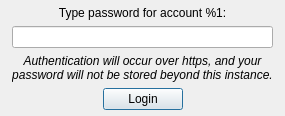
<?xml version="1.0" encoding="UTF-8"?>
<ui version="4.0">
 <class>loginDialog</class>
 <widget class="QDialog" name="loginDialog">
  <property name="geometry">
   <rect>
    <x>0</x>
    <y>0</y>
    <width>347</width>
    <height>143</height>
   </rect>
  </property>
  <property name="windowTitle">
   <string>Login to Tarsnap.com</string>
  </property>
  <property name="modal">
   <bool>true</bool>
  </property>
  <layout class="QVBoxLayout" name="verticalLayout">
   <property name="sizeConstraint">
    <enum>QLayout::SetFixedSize</enum>
   </property>
   <property name="leftMargin">
    <number>12</number>
   </property>
   <property name="topMargin">
    <number>6</number>
   </property>
   <property name="rightMargin">
    <number>12</number>
   </property>
   <property name="bottomMargin">
    <number>6</number>
   </property>
   <item>
    <widget class="QLabel" name="textLabel">
     <property name="text">
      <string>Type password for account %1:</string>
     </property>
     <property name="alignment">
      <set>Qt::AlignCenter</set>
     </property>
    </widget>
   </item>
   <item>
    <widget class="QLineEdit" name="passwordLineEdit">
     <property name="toolTip">
      <string>Tarsnap password</string>
     </property>
     <property name="echoMode">
      <enum>QLineEdit::Password</enum>
     </property>
     <property name="alignment">
      <set>Qt::AlignCenter</set>
     </property>
     <property name="clearButtonEnabled">
      <bool>true</bool>
     </property>
    </widget>
   </item>
   <item>
    <widget class="QLabel" name="infoLabel">
     <property name="sizePolicy">
      <sizepolicy hsizetype="Preferred" vsizetype="Expanding">
       <horstretch>0</horstretch>
       <verstretch>0</verstretch>
      </sizepolicy>
     </property>
     <property name="font">
      <font>
       <italic>true</italic>
      </font>
     </property>
     <property name="text">
      <string>Authentication will occur over https, and your password will not be stored beyond this instance.</string>
     </property>
     <property name="alignment">
      <set>Qt::AlignCenter</set>
     </property>
     <property name="wordWrap">
      <bool>true</bool>
     </property>
    </widget>
   </item>
   <item>
    <layout class="QHBoxLayout" name="horizontalLayout">
     <item>
      <spacer name="horizontalSpacer">
       <property name="orientation">
        <enum>Qt::Horizontal</enum>
       </property>
       <property name="sizeHint" stdset="0">
        <size>
         <width>40</width>
         <height>20</height>
        </size>
       </property>
      </spacer>
     </item>
     <item>
      <widget class="QPushButton" name="loginButton">
       <property name="toolTip">
        <string>Login to Tarsnap website</string>
       </property>
       <property name="text">
        <string>Login</string>
       </property>
       <property name="default">
        <bool>true</bool>
       </property>
      </widget>
     </item>
     <item>
      <spacer name="horizontalSpacer_2">
       <property name="orientation">
        <enum>Qt::Horizontal</enum>
       </property>
       <property name="sizeHint" stdset="0">
        <size>
         <width>40</width>
         <height>20</height>
        </size>
       </property>
      </spacer>
     </item>
    </layout>
   </item>
  </layout>
 </widget>
 <resources/>
 <connections>
  <connection>
   <sender>loginButton</sender>
   <signal>clicked()</signal>
   <receiver>loginDialog</receiver>
   <slot>accept()</slot>
   <hints>
    <hint type="sourcelabel">
     <x>173</x>
     <y>120</y>
    </hint>
    <hint type="destinationlabel">
     <x>173</x>
     <y>71</y>
    </hint>
   </hints>
  </connection>
 </connections>
</ui>
